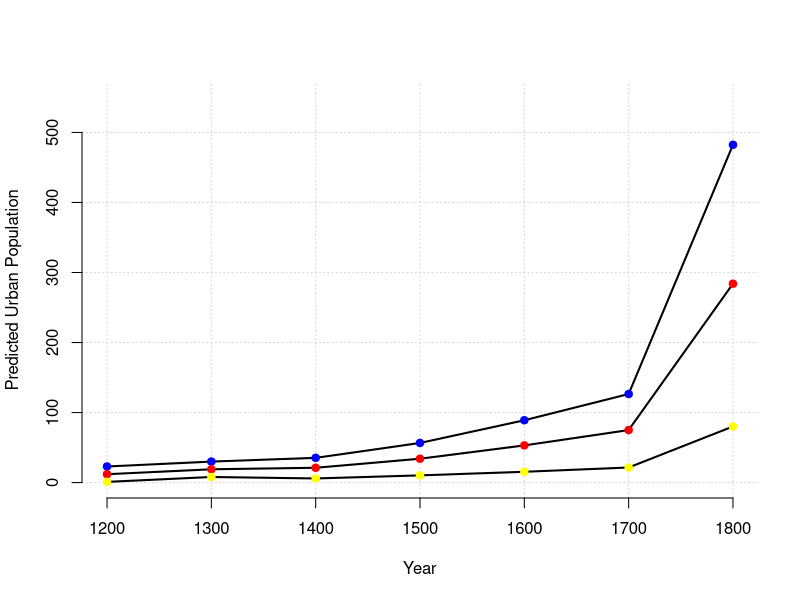

Write the R code that produced this figure.


ye<-c(-1.172031,-.8920766,-.8430985,-.9565566,0)

U_lo<-rep(NA,7)

U_hi<-rep(NA,7)
U_super_hi<-rep(NA,7)

U_lo[1:2]<-c(log(1+.001),log(8+.001))

U_hi[1:2]<-c(log(12+.001),log(19+.001))

U_super_hi[1:2]<-c(log(23+.001),log(30+.001))



for(i in 3:7){
  
U_lo[i]<-  1.344861 + .7710488*U_lo[i-1]+ .245438*U_lo[i-2] +ye[i-2]   
U_hi[i]<-  1.344861 + .7710488*U_hi[i-1]+ .245438*U_hi[i-2] +ye[i-2]   
U_super_hi[i]<-1.344861 + .7710488*U_super_hi[i-1]+ .245438*U_super_hi[i-2] +ye[i-2]
}

plot(seq(1200,1800,by=100), exp(U_super_hi),ylab="Predicted Urban Population",xlab="Year",ylim=c(0,550),type="n",axes=F)

grid()

lines(seq(1200,1800,by=100), exp(U_super_hi),lwd=2)

points(seq(1200,1800,by=100), exp(U_super_hi),pch=19,col="blue")

lines(seq(1200,1800,by=100), exp(U_hi),lwd=2)

points(seq(1200,1800,by=100), exp(U_hi),pch=19,col="red")

lines(seq(1200,1800,by=100), exp(U_lo),lwd=2)

points(seq(1200,1800,by=100), exp(U_lo),pch=19,col="yellow")


axis(1);axis(2)
